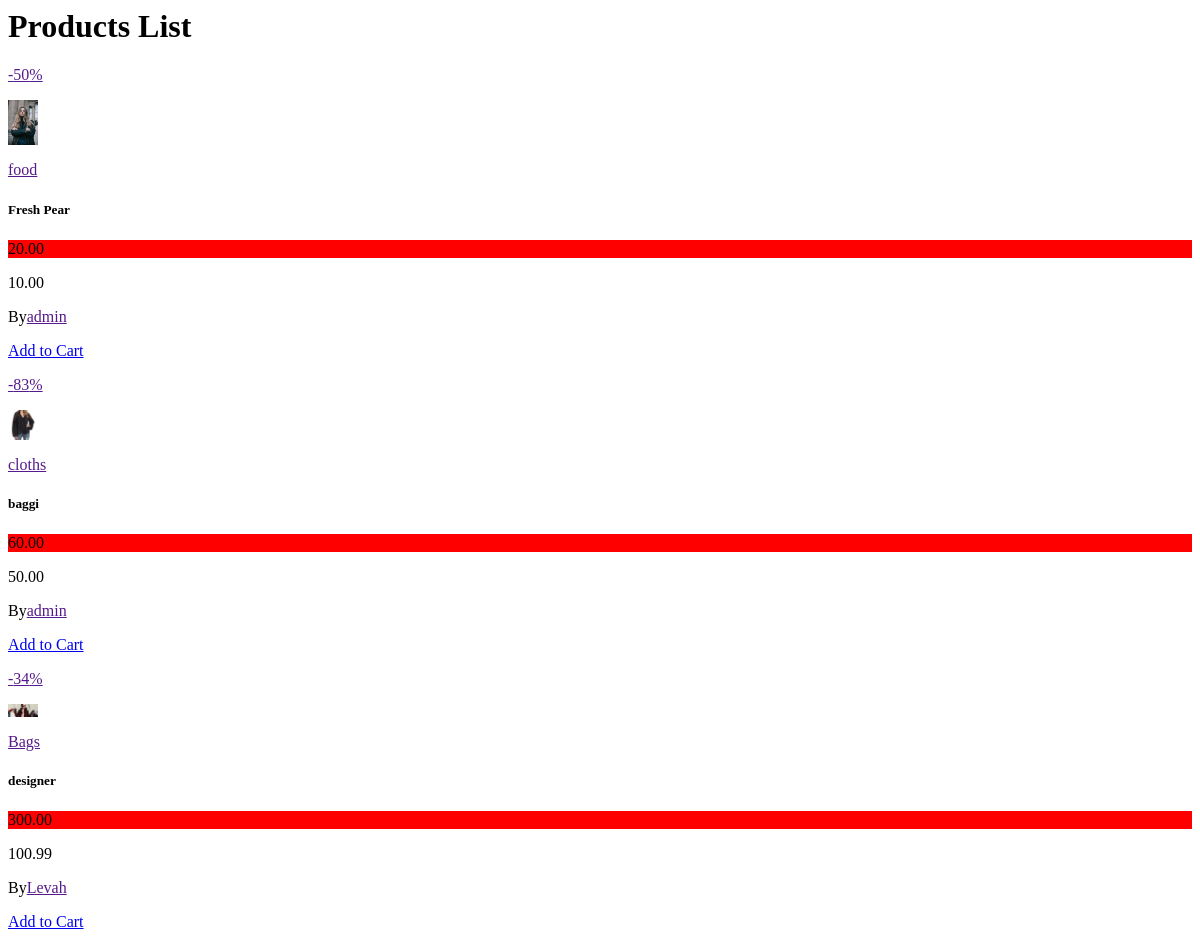
The page /product/ on the database as committed earlier.
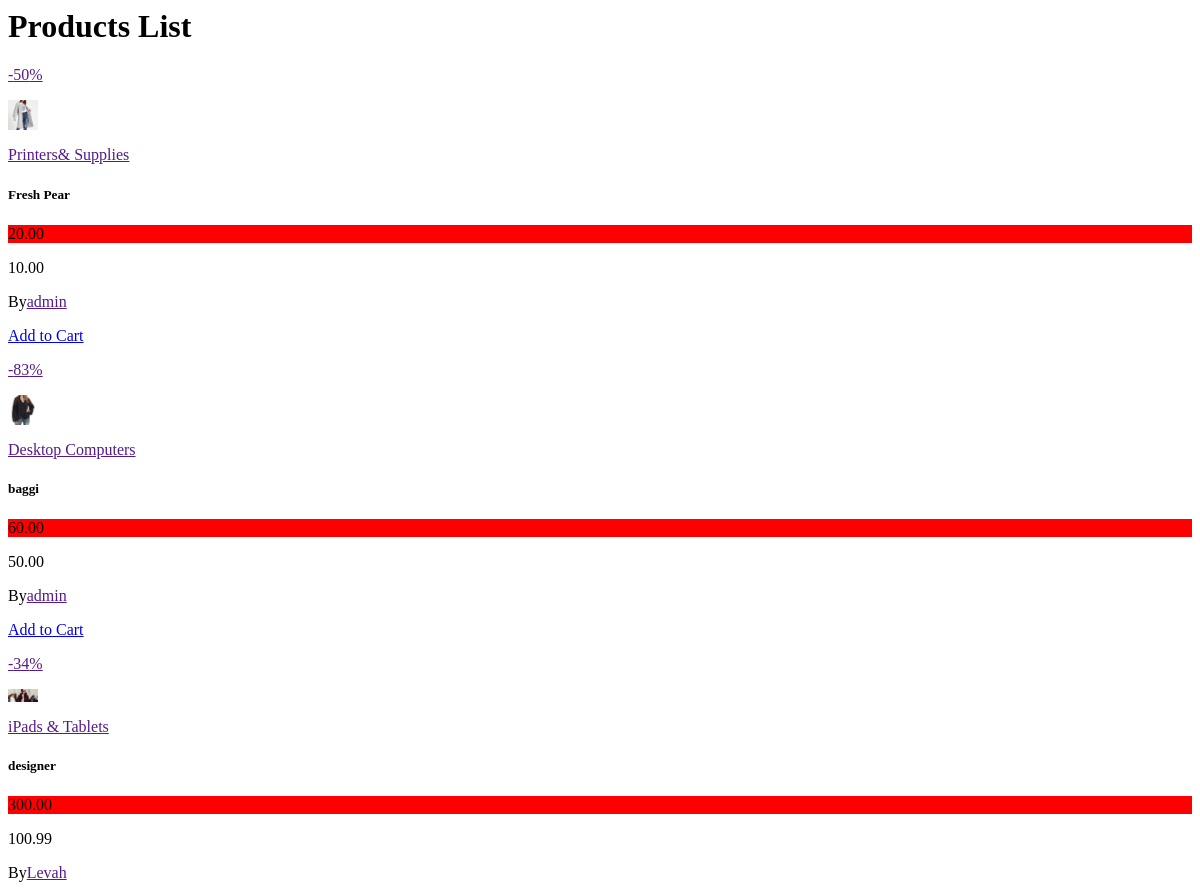
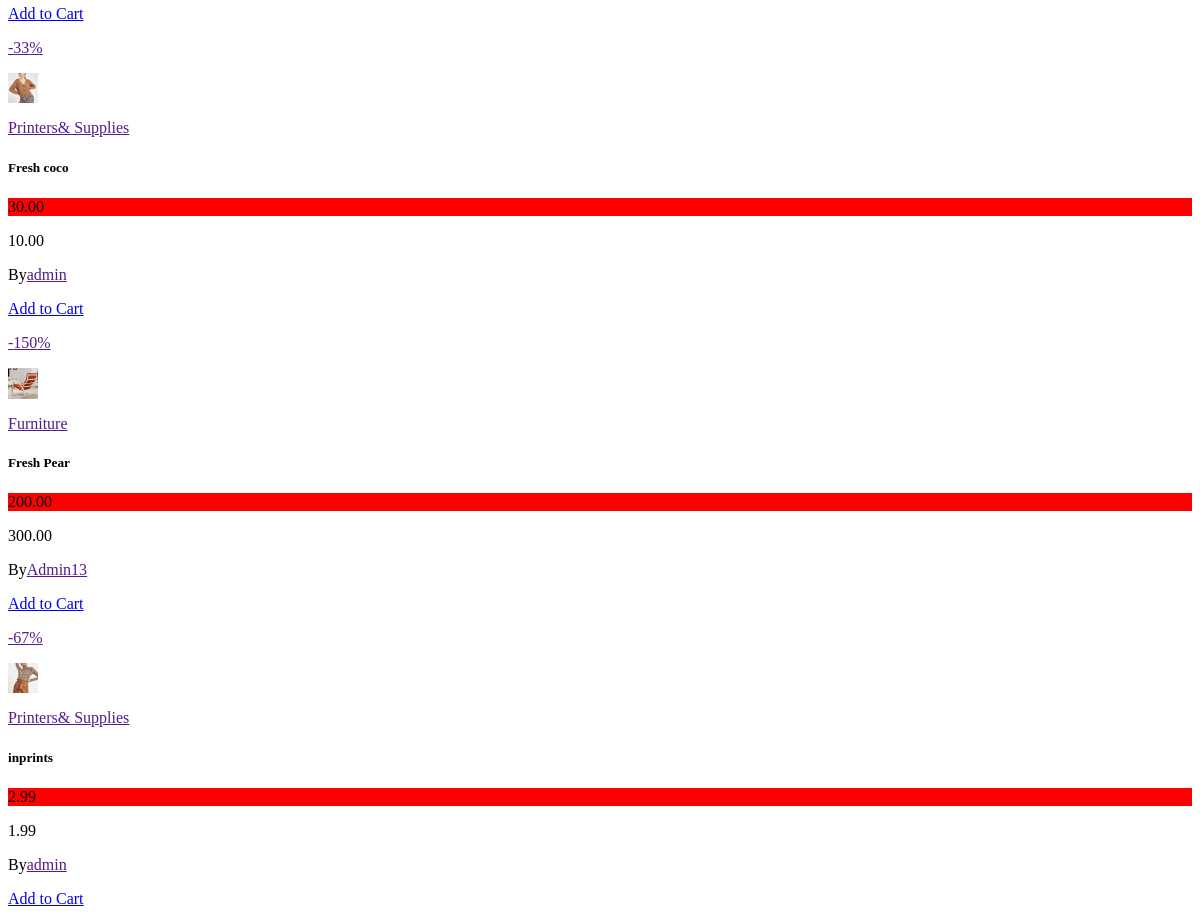
The same page on the database as committed later (2 pictures, top to bottom).
### core/models.py (models this page shows, shortened)
class Product(models.Model):
    pid =ShortUUIDField(unique=True, length=10, max_length=20, alphabet="abcdefgh12345xvz")
    user = models.ForeignKey(User, on_delete=models.SET_NULL, null= True)
    category = models.ForeignKey(Category, on_delete=models.SET_NULL, null= True, related_name="category")
    vendor = models.ForeignKey(Vendor, on_delete=models.SET_NULL, null= True, related_name='products')
    title =models.CharField(max_length=100, default="Fresh Pear")
    image = models.ImageField(upload_to=user_directory_path, default="product.jpg")
    description = models.TextField(null=True, blank=True, default="This is the product")
    price = models.DecimalField(max_digits=10, decimal_places=2, default="1.99")
    old_price = models.DecimalField(max_digits=10, decimal_places=2, default="2.99")
    specification = models.TextField(null=True, blank=True,)
    product_status = models.CharField(choices= STATUS, max_length=10, default="in_review")
    status = models.BooleanField(default=True)
    in_stock = models.BooleanField(default=True)
    featured = models.BooleanField(default=True)
    digital = models.BooleanField(default=True)
    sku =ShortUUIDField(unique=True, length=10, max_length=20, prefix="sku", alphabet="abcdefgh12345xvz")
    date = models.DateTimeField(auto_now_add=True)
    update = models.DateTimeField(null=True, blank=True)
    class Meta:
        verbose_name_plural ="Products"
    def get_precentage(self):
        new_price = (self.price / self.old_price ) * 100
        return new_price

class Category(models.Model):
    cid =ShortUUIDField(unique=True, length=10, max_length=20, prefix="cat", alphabet="abcdefgh12345")
    title =models.CharField(max_length=100, default="food")
    image = models.ImageField(upload_to="category", default="category.jpg")
    class Meta:
        verbose_name_plural ="Categories"

class Vendor(models.Model):
    vid =ShortUUIDField(unique=True, length=10, max_length=20, prefix="ven", alphabet="abcdefgh12345")
    title =models.CharField(max_length=100, default="Naterfy")
    image = models.ImageField(upload_to=user_directory_path, default="vendor.jpg")
    cover_image = models.ImageField(upload_to=user_directory_path, default="vendor.jpg")
    description = models.TextField(null=True, blank=True, default="I am an amazging Vendor ")
    address = models.CharField(max_length=100, default="123 Main street.Lokogoma")
    contact = models.CharField(max_length=100, default="+234 (8167) 791 934")
    chat_resp_time = models.CharField(max_length=100, default="100")
    shipping_on_time = models.CharField(max_length=100, default="100")
    authentic_rating = models.CharField(max_length=100, default="100")
    days_return = models.CharField(max_length=100, default="100")
    warranty_period = models.CharField(max_length=100, default="100")
    user = models.ForeignKey(User, on_delete=models.SET_NULL, null= True)
    date =models.DateTimeField(auto_now_add=True, null=True, blank=True)
    class Meta:
        verbose_name_plural ="Vendors"

### core/views.py (the view)
# urls.py: path("product/", views.product_list_view, name='product-list'),
def product_list_view(request):
    product = Product.objects.filter(product_status="published")
    context ={
        'products':product
    }
    return render (request,'core/product_list.html',context)

### core/context_processor.py (called while the page is built)
def default(request):
    Categories = Category.objects.all()
    return{
        'Categories':Categories,
    }

### templates/core/product_list.html (shortened to what this page needs)
{% block content %}
<h1>Products List </h1>
{% for p in products%}
<div class="col-md-3">
    <div class="card product-card">
       <p><a href="">-{{p.get_precentage |floatformat:0 }}%</a></p>
        <img src="{{ p.image.url }}" width='30' class="card-img-top"  alt="Product 1">
        <div class="card-body">
            <p><a href="">{{p.category.title}}</a></p>
            <h5 class="card-title">{{p.title}}</h5>
            <p class="card-text" style="background-color: red;">{{p.old_price}}</p>
            <p class="card-text">{{p.price}}</p>
            <p>By<a href="">{{p.vendor.title}}</a></p>
            <a href="#" class="btn btn-primary">Add to Cart</a>
        </div>
    </div>
</div>
{% endfor %}
{% endblock %}

Rows that differ between the two databases and show on the page:
changed Product (number 1 of 6 on the later page): image: a different picture; category "food" → "Printers& Supplies"
changed through a linked row, Product "baggi": category "cloths" → "Desktop Computers"
changed through a linked row, Product "designer": category "Bags" → "iPads & Tablets"
added Product: get_precentage "33", image (picture), category "Printers& Supplies", title "Fresh coco", old_price "30.00", price "10.00", vendor "admin"
added Product: get_precentage "150", image (picture), category "Furniture", title "Fresh Pear", old_price "200.00", price "300.00", vendor "Admin13"
added Product: get_precentage "67", image (picture), category "Printers& Supplies", title "inprints", old_price "2.99", price "1.99", vendor "admin"
